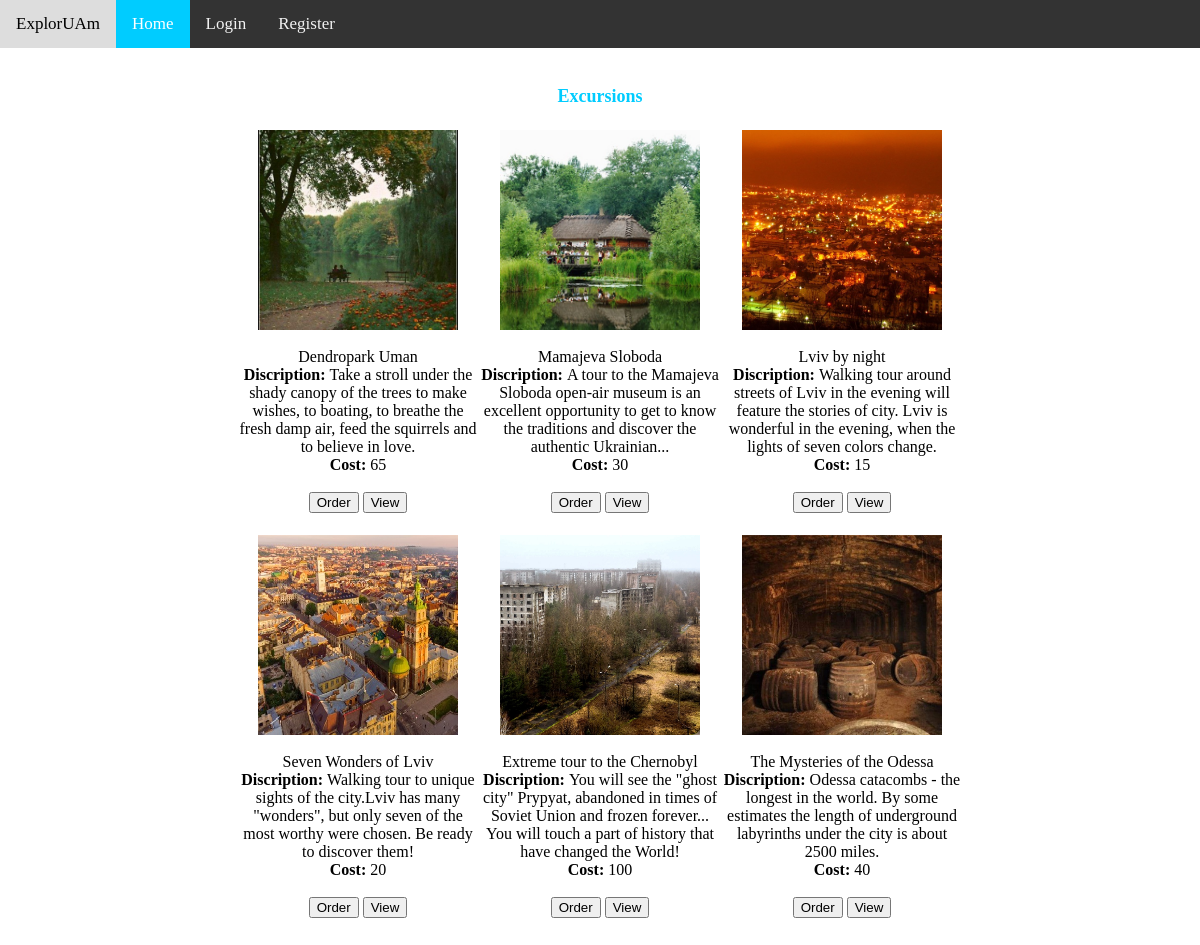
Screenshot of /main.php with the database file from the repository.
### tables this page shows
CREATE TABLE IF NOT EXISTS `excursions` (
  `id_excursion` int(11) NOT NULL AUTO_INCREMENT,
  `name_excurs` varchar(30) NOT NULL,
  `discrip_excurs` varchar(300) NOT NULL,
  `min_people` int(11) NOT NULL,
  `max_people` int(11) NOT NULL,
  `duration` time NOT NULL,
  `cost_excurs` int(11) NOT NULL,
  `winter` tinyint(1) NOT NULL,
  `spring` tinyint(1) NOT NULL,
  `summer` tinyint(1) NOT NULL,
  `autumn` tinyint(1) NOT NULL,
  PRIMARY KEY (`id_excursion`)
);

### main.php (the view, shortened to what this page needs)
<html>
<head>
<link rel="stylesheet" href="styles.css">
</head>
<body>
<div class="topnav"> <a>ExplorUAm</a>
  <a class="active" href="main.php">Home</a>
  <a href="login.php">Login</a>
  <a href="register.php">Register</a>
</div>
<div><br/><center><h2><font face="Lucida Handwriting" size="+1" color="#00CCFF">Excursions</font></h2></center></div>
<div style="width:100%;float:left" >
<?php
include("config.php");
   $sel=mysqli_query($link,"select * from excursions");
   echo"<form method='post'><table border='0' align='center'><tr>";
   $n=1;
    while($arr=mysqli_fetch_array($sel))
   {
   $i=$arr['id_excursion'];
    if($n%4==0)
	{
	echo "<tr>";
	}
   echo "
   <td height='280' width='240' align='center'><img src='img/tour/$i.jpg' height='200' width='200'><br/>".
   "<br>".$arr['name_excurs'].
   "<br><b>Discription: </b>".$arr['discrip_excurs'].
   "<br><b>Cost: </b>".$arr['cost_excurs'].
   "<br><br><a href='index.php?con=12 & itemno=$i'><button>Order</button></a>
   <a href='index.php?con=14 & itemno=$i'><button>View</button></a><br><br>
   </td>";
  $n++;
   }
   	  echo "</tr></table>
       </form>";
	?>
</div>
</body>
</html>

### styles.css (style rules this page uses)
body { margin: 0; }
.topnav { overflow: hidden; background-color: #333; }
.topnav a { float: left; color: #f2f2f2; text-align: center; padding: 14px 16px; text-decoration: none; font-size: 17px; }
.topnav a.active { background-color: #00CCFF; color: white; }
* { box-sizing: border-box; }
a { color: dodgerblue; }

### rows the page displays
excursions: shows a picture, name_excurs "Dendropark Uman", discrip_excurs "Take a stroll under the shady canopy of the trees to make wishes, to boating, to breathe the fresh damp air, feed the squirrels and to believe in love.", cost_excurs "65"
excursions: shows a picture, name_excurs "Mamajeva Sloboda", discrip_excurs "A tour to the Mamajeva Sloboda open-air museum is an excellent opportunity to get to know the traditions and discover the authentic Ukrainian...", cost_excurs "30"
excursions: shows a picture, name_excurs "Lviv by night", discrip_excurs "Walking tour around streets of Lviv in the evening will feature the stories of city. Lviv is wonderful in the evening, when the lights of seven colors change.", cost_excurs "15"
excursions: shows a picture, name_excurs "Seven Wonders of Lviv", discrip_excurs "Walking tour to unique sights of the city.Lviv has many \"wonders\", but only seven of the most worthy were chosen. Be ready to discover them!", cost_excurs "20"
excursions: shows a picture, name_excurs "Extreme tour to the Chernobyl", discrip_excurs "You will see the \"ghost city\" Prypyat, abandoned in times of Soviet Union and frozen forever... You will touch a part of history that have changed the World!", cost_excurs "100"
excursions: shows a picture, name_excurs "The Mysteries of the Odessa", discrip_excurs "Odessa catacombs - the longest in the world. By some estimates the length of underground labyrinths under the city is about 2500 miles.", cost_excurs "40"
